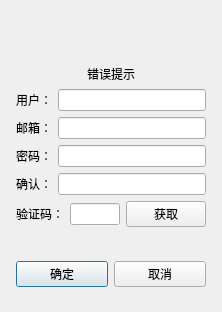
<?xml version="1.0" encoding="UTF-8"?>
<ui version="4.0">
 <class>RegsDialog</class>
 <widget class="QDialog" name="RegsDialog">
  <property name="geometry">
   <rect>
    <x>0</x>
    <y>0</y>
    <width>222</width>
    <height>312</height>
   </rect>
  </property>
  <property name="windowTitle">
   <string>Dialog</string>
  </property>
  <layout class="QGridLayout" name="gridLayout_2">
   <item row="0" column="0">
    <layout class="QGridLayout" name="gridLayout">
     <property name="leftMargin">
      <number>5</number>
     </property>
     <property name="topMargin">
      <number>5</number>
     </property>
     <property name="rightMargin">
      <number>5</number>
     </property>
     <property name="bottomMargin">
      <number>5</number>
     </property>
     <item row="5" column="0">
      <layout class="QHBoxLayout" name="horizontalLayout_5">
       <item>
        <widget class="QLabel" name="confirmLabel">
         <property name="text">
          <string>确认：</string>
         </property>
        </widget>
       </item>
       <item>
        <widget class="QLineEdit" name="confirmLineEdit"/>
       </item>
      </layout>
     </item>
     <item row="8" column="0">
      <layout class="QHBoxLayout" name="horizontalLayout_7">
       <item>
        <widget class="QPushButton" name="confirmBt">
         <property name="text">
          <string>确定</string>
         </property>
        </widget>
       </item>
       <item>
        <widget class="QPushButton" name="cancelBt">
         <property name="text">
          <string>取消</string>
         </property>
        </widget>
       </item>
      </layout>
     </item>
     <item row="2" column="0">
      <layout class="QHBoxLayout" name="horizontalLayout">
       <item>
        <widget class="QLabel" name="userLabel">
         <property name="text">
          <string>用户：</string>
         </property>
        </widget>
       </item>
       <item>
        <widget class="QLineEdit" name="userLineEdit"/>
       </item>
      </layout>
     </item>
     <item row="9" column="0">
      <spacer name="verticalSpacer_3">
       <property name="orientation">
        <enum>Qt::Orientation::Vertical</enum>
       </property>
       <property name="sizeHint" stdset="0">
        <size>
         <width>20</width>
         <height>10</height>
        </size>
       </property>
      </spacer>
     </item>
     <item row="3" column="0">
      <layout class="QHBoxLayout" name="horizontalLayout_3">
       <item>
        <widget class="QLabel" name="emailLabel">
         <property name="text">
          <string>邮箱：</string>
         </property>
        </widget>
       </item>
       <item>
        <widget class="QLineEdit" name="emaiLineEdit"/>
       </item>
      </layout>
     </item>
     <item row="4" column="0">
      <layout class="QHBoxLayout" name="horizontalLayout_4">
       <item>
        <widget class="QLabel" name="pwdLabel">
         <property name="text">
          <string>密码：</string>
         </property>
        </widget>
       </item>
       <item>
        <widget class="QLineEdit" name="pwdLineEdit"/>
       </item>
      </layout>
     </item>
     <item row="6" column="0">
      <layout class="QHBoxLayout" name="horizontalLayout_6">
       <item>
        <widget class="QLabel" name="verifiCodeLabel">
         <property name="text">
          <string>验证码：</string>
         </property>
        </widget>
       </item>
       <item>
        <widget class="QLineEdit" name="verifiCodeLineEdit"/>
       </item>
       <item>
        <widget class="QPushButton" name="getBt">
         <property name="text">
          <string>获取</string>
         </property>
        </widget>
       </item>
      </layout>
     </item>
     <item row="1" column="0">
      <widget class="QLabel" name="err_tips">
       <property name="text">
        <string>错误提示</string>
       </property>
       <property name="alignment">
        <set>Qt::AlignmentFlag::AlignCenter</set>
       </property>
      </widget>
     </item>
     <item row="7" column="0">
      <spacer name="verticalSpacer_2">
       <property name="orientation">
        <enum>Qt::Orientation::Vertical</enum>
       </property>
       <property name="sizeHint" stdset="0">
        <size>
         <width>20</width>
         <height>30</height>
        </size>
       </property>
      </spacer>
     </item>
     <item row="0" column="0">
      <spacer name="verticalSpacer">
       <property name="orientation">
        <enum>Qt::Orientation::Vertical</enum>
       </property>
       <property name="sizeHint" stdset="0">
        <size>
         <width>20</width>
         <height>50</height>
        </size>
       </property>
      </spacer>
     </item>
    </layout>
   </item>
  </layout>
 </widget>
 <resources/>
 <connections/>
</ui>
